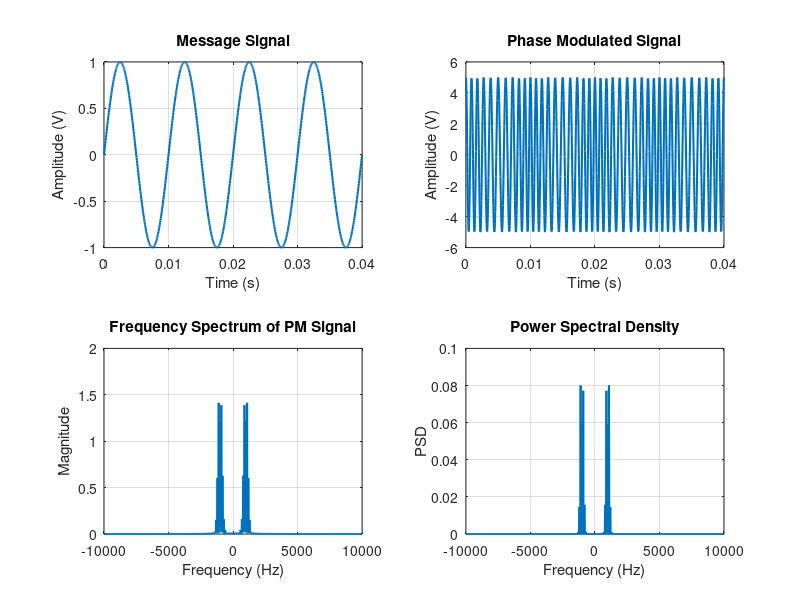

MATLAB code for this plot:
clc;
clear;
close all;

%% Parameters
Am = 1;          % Message Amplitude (V)
fm = 100;        % Message Frequency (Hz)
Ac = 5;          % Carrier Amplitude (V)
fc = 1000;       % Carrier Frequency (Hz)
fs = 20 * fc;    % Sampling Frequency (Hz)
kp = pi/2;       % Phase Sensitivity (rad/V)

%% Time Vector
t = 0:1/fs:4/fm;

%% Message Signal
m = Am * sin(2*pi*fm*t);

%% Phase Modulated Signal
pm = Ac * cos(2*pi*fc*t + kp*m);

%% Phase Deviation / Modulation Index
beta = kp * Am;

%% FFT
N = length(pm);
f = (-N/2:N/2-1) * (fs/N);

PM_FFT = abs(fftshift(fft(pm))) / N;

%% Power Spectral Density
PSD = (abs(fftshift(fft(pm))).^2) / (N * fs);

%% Estimated Bandwidth (Carson's Rule)
BW = 2 * (beta + 1) * fm;

%% Display Results
fprintf('Message Frequency = %.0f Hz\n', fm);
fprintf('Carrier Frequency = %.0f Hz\n', fc);
fprintf('Phase Deviation = %.2f radians\n', beta);
fprintf('PM Modulation Index = %.2f\n', beta);
fprintf('Estimated Bandwidth = %.2f Hz\n', BW);

%% Plotting
figure('Name','PSD Analysis of PM Signal','NumberTitle','off');

subplot(2,2,1);
plot(t, m, 'LineWidth', 1.5);
title('Message Signal');
xlabel('Time (s)');
ylabel('Amplitude (V)');
grid on;

subplot(2,2,2);
plot(t, pm, 'LineWidth', 1.5);
title('Phase Modulated Signal');
xlabel('Time (s)');
ylabel('Amplitude (V)');
grid on;

subplot(2,2,3);
plot(f, PM_FFT, 'LineWidth', 1.5);
title('Frequency Spectrum of PM Signal');
xlabel('Frequency (Hz)');
ylabel('Magnitude');
grid on;

subplot(2,2,4);
plot(f, PSD, 'LineWidth', 1.5);
title('Power Spectral Density');
xlabel('Frequency (Hz)');
ylabel('PSD');
grid on;
